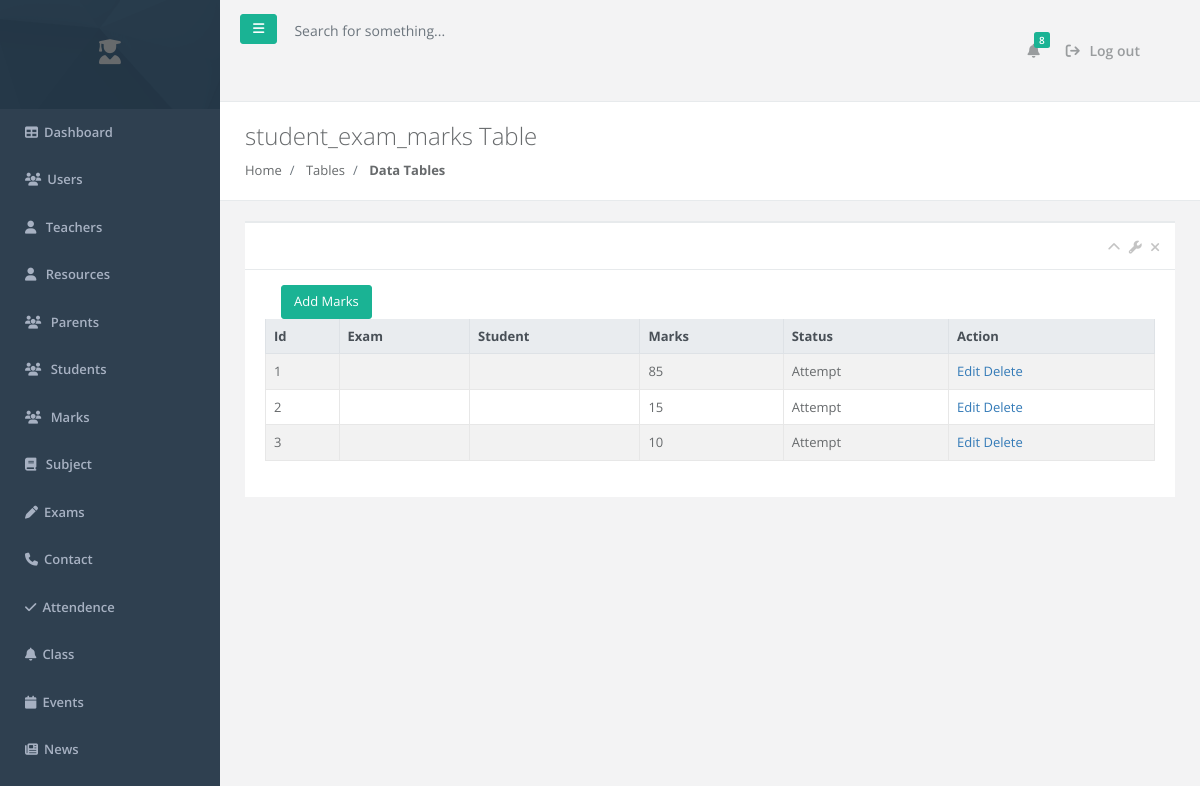
Page /dashboard/marks_student/index.php on the committed database.
### tables this page shows
CREATE TABLE `student_exam_marks` (
  `id` int(11) NOT NULL,
  `exam_id` varchar(50) NOT NULL,
  `student_id` varchar(50) NOT NULL,
  `marks` float NOT NULL,
  `Attempt` varchar(20) NOT NULL DEFAULT 'Present'
);

### dashboard/marks_student/index.php (the view, shortened to what this page needs)
<?php
include '../sidebar_header.php';
$student_exam_marks = $db->query("select * from student_exam_marks");
?>
<div class="row wrapper border-bottom white-bg page-heading">
                <div class="col-lg-10">
                    <h2>student_exam_marks Table</h2>
                    <ol class="breadcrumb">
                        <li class="breadcrumb-item">
                            <a href="index.html">Home</a>
                        </li>
                        <li class="breadcrumb-item">
                            <a>Tables</a>
                        </li>
                        <li class="breadcrumb-item active">
                            <strong>Data Tables</strong>
                        </li>
                    </ol>
                </div>
                <div class="col-lg-2">
                </div>
            </div>
        <div class="wrapper wrapper-content animated fadeInRight">
            <div class="row">
                <div class="col-lg-12">
                <div class="ibox ">
                    <div class="ibox-title">
                        <div class="ibox-tools">
                            <a class="collapse-link">
                                <i class="fa fa-chevron-up"></i>
                            </a>
                            <a class="dropdown-toggle" data-toggle="dropdown" href="#">
                                <i class="fa fa-wrench"></i>
                            </a>
                            <a class="close-link">
                                <i class="fa fa-times"></i>
                            </a>
                        </div>
                    </div>
                    <div class="ibox-content">
<div class="table-responsive">
<button class="btn btn-primary ml-3"><a  class=" text-white" href="<?php echo $url ?>marks_student/add.php">Add Marks</a></button>
<table class="table table-striped table-bordered table-hover dataTables-example" >
                    <thead class="thead-light">
                        <tr>
                            <th>Id</th>
                            <th>Exam</th>
                            <th>Student</th>
                            <th>Marks</th>
                            <th>Status</th>
                            <th>Action</th>
                        </tr>
                    </thead>
                    <tbody>
                        <?php foreach ($student_exam_marks as $row) {?>
                        <tr>
                            <td><?php echo $row['id']; ?></td>
                            <td><?php echo $row['exam_id']; ?></td>
                            <td><?php echo $row['student_id']; ?></td>
                            <td><?php echo $row['marks']; ?></td>
                            <td><?php echo $row['Attempt']; ?></td>
                            <td>
                                <a href="<?php echo $url;?>/marks_student/edit.php?id=<?php echo $row['id']; ?>">Edit</a>
                                <a href="<?php echo $url;?>/marks_student/index.php?delete=yes&&id=<?php echo $row['id']; ?>" onclick="return confirm('Are you sure?')">Delete</a>
                            </td>
                        </tr>
                        <?php } ?>
                    </tbody>
                </table>
            </div>
        </div>
<?php
    include '../footer.php';
?>

### rows in the picture
student_exam_marks: id "1", marks "85", Attempt "Attempt"
student_exam_marks: id "2", marks "15", Attempt "Attempt"
student_exam_marks: id "3", marks "10", Attempt "Attempt"
